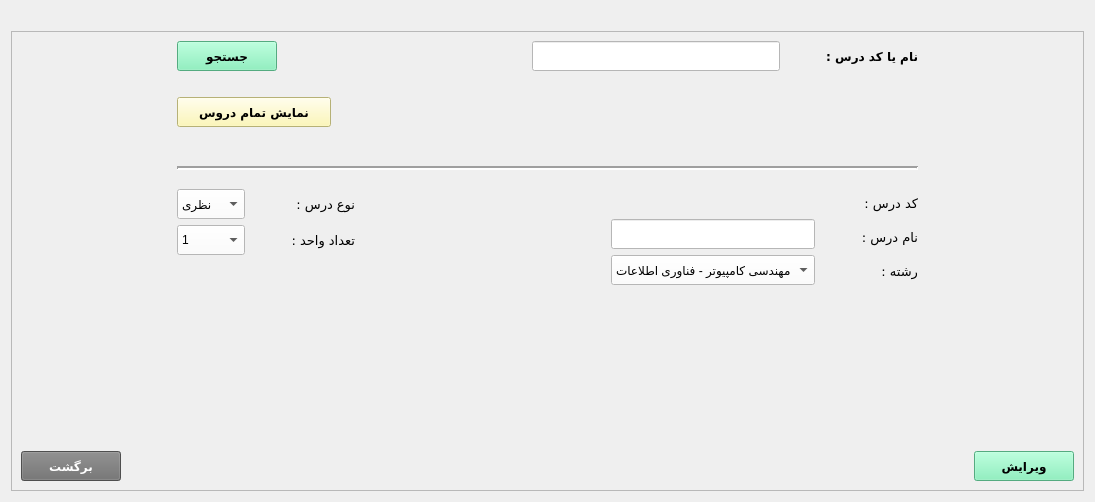
     <widget class="QWidget" name="tab_2">
      <attribute name="title">
       <string>ویرایش درس</string>
      </attribute>
      <layout class="QGridLayout" name="gridLayout_5">
       <item row="1" column="1">
        <widget class="QFrame" name="frame_3">
         <property name="layoutDirection">
          <enum>Qt::LeftToRight</enum>
         </property>
         <property name="frameShape">
          <enum>QFrame::StyledPanel</enum>
         </property>
         <property name="frameShadow">
          <enum>QFrame::Raised</enum>
         </property>
         <layout class="QGridLayout" name="gridLayout_7">
          <item row="0" column="0">
           <spacer name="horizontalSpacer_21">
            <property name="orientation">
             <enum>Qt::Horizontal</enum>
            </property>
            <property name="sizeHint" stdset="0">
             <size>
              <width>150</width>
              <height>20</height>
             </size>
            </property>
           </spacer>
          </item>
          <item row="0" column="2">
           <spacer name="horizontalSpacer_22">
            <property name="orientation">
             <enum>Qt::Horizontal</enum>
            </property>
            <property name="sizeHint" stdset="0">
             <size>
              <width>150</width>
              <height>20</height>
             </size>
            </property>
           </spacer>
          </item>
          <item row="1" column="1">
           <spacer name="verticalSpacer_4">
            <property name="orientation">
             <enum>Qt::Vertical</enum>
            </property>
            <property name="sizeType">
             <enum>QSizePolicy::Minimum</enum>
            </property>
            <property name="sizeHint" stdset="0">
             <size>
              <width>20</width>
              <height>160</height>
             </size>
            </property>
           </spacer>
          </item>
          <item row="2" column="0" colspan="3">
           <layout class="QHBoxLayout" name="horizontalLayout_7">
            <item>
             <widget class="QPushButton" name="pushButton_back_Tab2">
              <property name="minimumSize">
               <size>
                <width>100</width>
                <height>30</height>
               </size>
              </property>
              <property name="font">
               <font>
                <family>B Nazanin</family>
                <pointsize>9</pointsize>
                <weight>75</weight>
                <bold>true</bold>
               </font>
              </property>
              <property name="styleSheet">
               <string notr="true">background-color: rgb(111, 111, 111);
color: white</string>
              </property>
              <property name="text">
               <string>برگشت</string>
              </property>
             </widget>
            </item>
            <item>
             <spacer name="horizontalSpacer_19">
              <property name="orientation">
               <enum>Qt::Horizontal</enum>
              </property>
              <property name="sizeHint" stdset="0">
               <size>
                <width>40</width>
                <height>20</height>
               </size>
              </property>
             </spacer>
            </item>
            <item>
             <widget class="QPushButton" name="pushButton_apply_Tab2">
              <property name="minimumSize">
               <size>
                <width>100</width>
                <height>30</height>
               </size>
              </property>
              <property name="font">
               <font>
                <family>B Nazanin</family>
                <pointsize>9</pointsize>
                <weight>75</weight>
                <bold>true</bold>
               </font>
              </property>
              <property name="styleSheet">
               <string notr="true">background-color: rgb(118, 240, 179);</string>
              </property>
              <property name="text">
               <string>ویرایش</string>
              </property>
             </widget>
            </item>
           </layout>
          </item>
          <item row="0" column="1">
           <layout class="QVBoxLayout" name="verticalLayout_7">
            <item>
             <layout class="QHBoxLayout" name="horizontalLayout_2">
              <item>
               <widget class="QPushButton" name="pushButton_searchTab2">
                <property name="minimumSize">
                 <size>
                  <width>100</width>
                  <height>30</height>
                 </size>
                </property>
                <property name="font">
                 <font>
                  <family>B Nazanin</family>
                  <pointsize>9</pointsize>
                  <weight>75</weight>
                  <bold>true</bold>
                 </font>
                </property>
                <property name="styleSheet">
                 <string notr="true">background-color: rgb(118, 240, 179);</string>
                </property>
                <property name="text">
                 <string>جستجو</string>
                </property>
               </widget>
              </item>
              <item>
               <spacer name="horizontalSpacer_12">
                <property name="orientation">
                 <enum>Qt::Horizontal</enum>
                </property>
                <property name="sizeHint" stdset="0">
                 <size>
                  <width>40</width>
                  <height>20</height>
                 </size>
                </property>
               </spacer>
              </item>
              <item>
               <widget class="QLineEdit" name="lineEdit_lessCodeTab2">
                <property name="minimumSize">
                 <size>
                  <width>0</width>
                  <height>30</height>
                 </size>
                </property>
                <property name="styleSheet">
                 <string notr="true">background-color: white;</string>
                </property>
               </widget>
              </item>
              <item>
               <spacer name="horizontalSpacer_9">
                <property name="orientation">
                 <enum>Qt::Horizontal</enum>
                </property>
                <property name="sizeType">
                 <enum>QSizePolicy::Minimum</enum>
                </property>
                <property name="sizeHint" stdset="0">
                 <size>
                  <width>40</width>
                  <height>17</height>
                 </size>
                </property>
               </spacer>
              </item>
              <item>
               <widget class="QLabel" name="label">
                <property name="font">
                 <font>
                  <family>B Titr</family>
                  <pointsize>9</pointsize>
                  <weight>75</weight>
                  <bold>true</bold>
                 </font>
                </property>
                <property name="text">
                 <string>نام یا کد درس :</string>
                </property>
               </widget>
              </item>
             </layout>
            </item>
            <item>
             <spacer name="horizontalSpacer_10">
              <property name="orientation">
               <enum>Qt::Horizontal</enum>
              </property>
              <property name="sizeHint" stdset="0">
               <size>
                <width>40</width>
                <height>20</height>
               </size>
              </property>
             </spacer>
            </item>
            <item>
             <layout class="QHBoxLayout" name="horizontalLayout_3">
              <item>
               <widget class="QPushButton" name="pushButton_showLessonsTab2">
                <property name="minimumSize">
                 <size>
                  <width>154</width>
                  <height>30</height>
                 </size>
                </property>
                <property name="font">
                 <font>
                  <family>B Nazanin</family>
                  <pointsize>9</pointsize>
                  <weight>75</weight>
                  <bold>true</bold>
                 </font>
                </property>
                <property name="styleSheet">
                 <string notr="true">background-color: rgb(255, 248, 165)</string>
                </property>
                <property name="text">
                 <string>نمایش تمام دروس</string>
                </property>
               </widget>
              </item>
              <item>
               <spacer name="horizontalSpacer_14">
                <property name="orientation">
                 <enum>Qt::Horizontal</enum>
                </property>
                <property name="sizeHint" stdset="0">
                 <size>
                  <width>29</width>
                  <height>22</height>
                 </size>
                </property>
               </spacer>
              </item>
             </layout>
            </item>
            <item>
             <spacer name="horizontalSpacer_11">
              <property name="orientation">
               <enum>Qt::Horizontal</enum>
              </property>
              <property name="sizeHint" stdset="0">
               <size>
                <width>318</width>
                <height>20</height>
               </size>
              </property>
             </spacer>
            </item>
            <item>
             <widget class="Line" name="line">
              <property name="minimumSize">
               <size>
                <width>0</width>
                <height>30</height>
               </size>
              </property>
              <property name="sizeIncrement">
               <size>
                <width>0</width>
                <height>0</height>
               </size>
              </property>
              <property name="lineWidth">
               <number>2</number>
              </property>
              <property name="orientation">
               <enum>Qt::Horizontal</enum>
              </property>
             </widget>
            </item>
            <item>
             <layout class="QHBoxLayout" name="horizontalLayout_4">
              <item>
               <layout class="QVBoxLayout" name="verticalLayout_6">
                <item>
                 <layout class="QHBoxLayout" name="horizontalLayout_6">
                  <item>
                   <layout class="QVBoxLayout" name="verticalLayout_3">
                    <item>
                     <widget class="QComboBox" name="comboBox_typeTab2">
                      <property name="minimumSize">
                       <size>
                        <width>0</width>
                        <height>30</height>
                       </size>
                      </property>
                      <property name="styleSheet">
                       <string notr="true">background-color: white</string>
                      </property>
                      <item>
                       <property name="text">
                        <string>نظری</string>
                       </property>
                      </item>
                      <item>
                       <property name="text">
                        <string>عمومی</string>
                       </property>
                      </item>
                      <item>
                       <property name="text">
                        <string>عملی</string>
                       </property>
                      </item>
                     </widget>
                    </item>
                    <item>
                     <widget class="QComboBox" name="comboBox_tedadVahedTab2">
                      <property name="minimumSize">
                       <size>
                        <width>50</width>
                        <height>30</height>
                       </size>
                      </property>
                      <property name="font">
                       <font>
                        <pointsize>9</pointsize>
                       </font>
                      </property>
                      <property name="styleSheet">
                       <string notr="true">background-color:rgb(255, 255, 255)</string>
                      </property>
                      <item>
                       <property name="text">
                        <string>1</string>
                       </property>
                      </item>
                      <item>
                       <property name="text">
                        <string>2</string>
                       </property>
                      </item>
                      <item>
                       <property name="text">
                        <string>3</string>
                       </property>
                      </item>
                      <item>
                       <property name="text">
                        <string>4</string>
                       </property>
                      </item>
                     </widget>
                    </item>
                   </layout>
                  </item>
                  <item>
                   <layout class="QVBoxLayout" name="verticalLayout_4">
                    <item>
                     <spacer name="horizontalSpacer_13">
                      <property name="orientation">
                       <enum>Qt::Horizontal</enum>
                      </property>
                      <property name="sizeType">
                       <enum>QSizePolicy::Minimum</enum>
                      </property>
                      <property name="sizeHint" stdset="0">
                       <size>
                        <width>40</width>
                        <height>20</height>
                       </size>
                      </property>
                     </spacer>
                    </item>
                   </layout>
                  </item>
                  <item>
                   <layout class="QVBoxLayout" name="verticalLayout_5">
                    <item>
                     <widget class="QLabel" name="label_type_2">
                      <property name="font">
                       <font>
                        <family>B Koodak</family>
                        <pointsize>10</pointsize>
                        <weight>50</weight>
                        <bold>false</bold>
                       </font>
                      </property>
                      <property name="text">
                       <string>نوع درس :</string>
                      </property>
                     </widget>
                    </item>
                    <item>
                     <widget class="QLabel" name="label_tedadVahed_2">
                      <property name="font">
                       <font>
                        <family>B Koodak</family>
                        <pointsize>10</pointsize>
                        <weight>50</weight>
                        <bold>false</bold>
                       </font>
                      </property>
                      <property name="text">
                       <string>تعداد واحد :</string>
                      </property>
                     </widget>
                    </item>
                   </layout>
                  </item>
                 </layout>
                </item>
                <item>
                 <spacer name="verticalSpacer_3">
                  <property name="orientation">
                   <enum>Qt::Vertical</enum>
                  </property>
                  <property name="sizeType">
                   <enum>QSizePolicy::Minimum</enum>
                  </property>
                  <property name="sizeHint" stdset="0">
                   <size>
                    <width>20</width>
                    <height>30</height>
                   </size>
                  </property>
                 </spacer>
                </item>
               </layout>
              </item>
              <item>
               <spacer name="horizontalSpacer_15">
                <property name="orientation">
                 <enum>Qt::Horizontal</enum>
                </property>
                <property name="sizeType">
                 <enum>QSizePolicy::Minimum</enum>
                </property>
                <property name="sizeHint" stdset="0">
                 <size>
                  <width>250</width>
                  <height>20</height>
                 </size>
                </property>
               </spacer>
              </item>
              <item>
               <layout class="QHBoxLayout" name="horizontalLayout_5">
                <item>
                 <layout class="QVBoxLayout" name="verticalLayout_8">
                  <item>
                   <widget class="QLabel" name="label_lessonCodeTab2">
                    <property name="font">
                     <font>
                      <pointsize>9</pointsize>
                     </font>
                    </property>
                    <property name="text">
                     <string/>
                    </property>
                   </widget>
                  </item>
                  <item>
                   <widget class="QLineEdit" name="lineEdit_lessonNameTab2">
                    <property name="minimumSize">
                     <size>
                      <width>0</width>
                      <height>30</height>
                     </size>
                    </property>
                    <property name="font">
                     <font>
                      <pointsize>9</pointsize>
                     </font>
                    </property>
                    <property name="styleSheet">
                     <string notr="true">background-color:white
</string>
                    </property>
                   </widget>
                  </item>
                  <item>
                   <widget class="QComboBox" name="comboBox_fieldTab2">
                    <property name="minimumSize">
                     <size>
                      <width>100</width>
                      <height>30</height>
                     </size>
                    </property>
                    <property name="font">
                     <font>
                      <pointsize>9</pointsize>
                     </font>
                    </property>
                    <property name="styleSheet">
                     <string notr="true">background-color: white</string>
                    </property>
                    <property name="currentText">
                     <string>مهندسی کامپیوتر - فناوری اطلاعات</string>
                    </property>
                    <property name="currentIndex">
                     <number>0</number>
                    </property>
                    <property name="maxVisibleItems">
                     <number>20</number>
                    </property>
                    <item>
                     <property name="text">
                      <string>مهندسی کامپیوتر - فناوری اطلاعات</string>
                     </property>
                    </item>
                    <item>
                     <property name="text">
                      <string>مهندسی کامپیوتر - نرم افزار</string>
                     </property>
                    </item>
                    <item>
                     <property name="text">
                      <string>مهندسی عمران</string>
                     </property>
                    </item>
                    <item>
                     <property name="text">
                      <string>مهندسی صنایع</string>
                     </property>
                    </item>
                    <item>
                     <property name="text">
                      <string>مهندسی مکانیک</string>
                     </property>
                    </item>
                    <item>
                     <property name="text">
                      <string>مهندسی معماری</string>
                     </property>
                    </item>
                    <item>
                     <property name="text">
                      <string>مهندسی پزشکی</string>
                     </property>
                    </item>
                    <item>
                     <property name="text">
                      <string>مهندسی شیمی</string>
                     </property>
                    </item>
                    <item>
                     <property name="text">
                      <string>مهندسی مخابرات</string>
                     </property>
                    </item>
                    <item>
                     <property name="text">
                      <string>مهندسی مواد</string>
                     </property>
                    </item>
                    <item>
                     <property name="text">
                      <string>مهندسی هوافضا</string>
                     </property>
                    </item>
                   </widget>
                  </item>
                 </layout>
                </item>
                <item>
                 <spacer name="horizontalSpacer_16">
                  <property name="orientation">
                   <enum>Qt::Horizontal</enum>
                  </property>
                  <property name="sizeType">
                   <enum>QSizePolicy::Minimum</enum>
                  </property>
                  <property name="sizeHint" stdset="0">
                   <size>
                    <width>40</width>
                    <height>20</height>
                   </size>
                  </property>
                 </spacer>
                </item>
                <item>
                 <layout class="QVBoxLayout" name="verticalLayout_9">
                  <item>
                   <widget class="QLabel" name="label_3">
                    <property name="font">
                     <font>
                      <family>B Koodak</family>
                      <pointsize>10</pointsize>
                      <weight>50</weight>
                      <bold>false</bold>
                     </font>
                    </property>
                    <property name="text">
                     <string>کد درس :</string>
                    </property>
                   </widget>
                  </item>
                  <item>
                   <widget class="QLabel" name="label_lessonName">
                    <property name="font">
                     <font>
                      <family>B Koodak</family>
                      <pointsize>10</pointsize>
                     </font>
                    </property>
                    <property name="text">
                     <string>نام درس :</string>
                    </property>
                   </widget>
                  </item>
                  <item>
                   <widget class="QLabel" name="label_lessonName_2">
                    <property name="font">
                     <font>
                      <family>B Koodak</family>
                      <pointsize>10</pointsize>
                     </font>
                    </property>
                    <property name="text">
                     <string>رشته :</string>
                    </property>
                   </widget>
                  </item>
                 </layout>
                </item>
               </layout>
              </item>
             </layout>
            </item>
           </layout>
          </item>
         </layout>
        </widget>
       </item>
       <item row="0" column="1">
        <spacer name="horizontalSpacer_36">
         <property name="orientation">
          <enum>Qt::Horizontal</enum>
         </property>
         <property name="sizeHint" stdset="0">
          <size>
           <width>40</width>
           <height>20</height>
          </size>
         </property>
        </spacer>
       </item>
      </layout>
     </widget>
